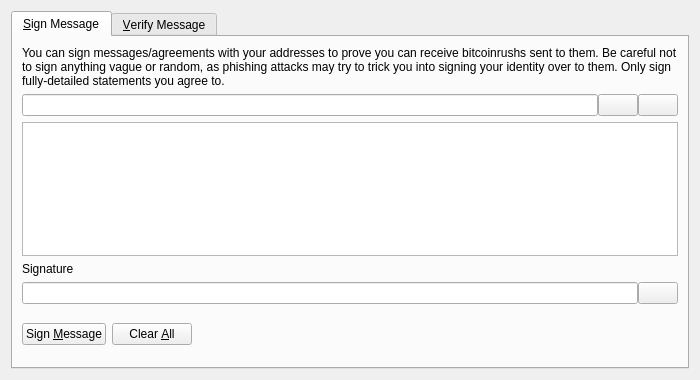
<?xml version="1.0" encoding="UTF-8"?>
<ui version="4.0">
 <class>SignVerifyMessageDialog</class>
 <widget class="QDialog" name="SignVerifyMessageDialog">
  <property name="geometry">
   <rect>
    <x>0</x>
    <y>0</y>
    <width>700</width>
    <height>380</height>
   </rect>
  </property>
  <property name="windowTitle">
   <string>Signatures - Sign / Verify a Message</string>
  </property>
  <property name="modal">
   <bool>true</bool>
  </property>
  <layout class="QVBoxLayout" name="verticalLayout">
   <item>
    <widget class="QTabWidget" name="tabWidget">
     <property name="currentIndex">
      <number>0</number>
     </property>
     <widget class="QWidget" name="tabSignMessage">
      <attribute name="title">
       <string>&amp;Sign Message</string>
      </attribute>
      <layout class="QVBoxLayout" name="verticalLayout_SM">
       <item>
        <widget class="QLabel" name="infoLabel_SM">
         <property name="text">
          <string>You can sign messages/agreements with your addresses to prove you can receive bitcoinrushs sent to them. Be careful not to sign anything vague or random, as phishing attacks may try to trick you into signing your identity over to them. Only sign fully-detailed statements you agree to.</string>
         </property>
         <property name="textFormat">
          <enum>Qt::PlainText</enum>
         </property>
         <property name="wordWrap">
          <bool>true</bool>
         </property>
        </widget>
       </item>
       <item>
        <layout class="QHBoxLayout" name="horizontalLayout_1_SM">
         <property name="spacing">
          <number>0</number>
         </property>
         <item>
          <widget class="QValidatedLineEdit" name="addressIn_SM">
           <property name="toolTip">
            <string>The Bitcoinrush address to sign the message with</string>
           </property>
          </widget>
         </item>
         <item>
          <widget class="QPushButton" name="addressBookButton_SM">
           <property name="toolTip">
            <string>Choose previously used address</string>
           </property>
           <property name="text">
            <string/>
           </property>
           <property name="icon">
            <iconset resource="../bitcoinrush.qrc">
             <normaloff>:/icons/address-book</normaloff>:/icons/address-book</iconset>
           </property>
           <property name="shortcut">
            <string>Alt+A</string>
           </property>
           <property name="autoDefault">
            <bool>false</bool>
           </property>
          </widget>
         </item>
         <item>
          <widget class="QPushButton" name="pasteButton_SM">
           <property name="toolTip">
            <string>Paste address from clipboard</string>
           </property>
           <property name="text">
            <string/>
           </property>
           <property name="icon">
            <iconset resource="../bitcoinrush.qrc">
             <normaloff>:/icons/editpaste</normaloff>:/icons/editpaste</iconset>
           </property>
           <property name="shortcut">
            <string>Alt+P</string>
           </property>
           <property name="autoDefault">
            <bool>false</bool>
           </property>
          </widget>
         </item>
        </layout>
       </item>
       <item>
        <widget class="QPlainTextEdit" name="messageIn_SM">
         <property name="toolTip">
          <string>Enter the message you want to sign here</string>
         </property>
        </widget>
       </item>
       <item>
        <widget class="QLabel" name="signatureLabel_SM">
         <property name="text">
          <string>Signature</string>
         </property>
         <property name="textFormat">
          <enum>Qt::PlainText</enum>
         </property>
        </widget>
       </item>
       <item>
        <layout class="QHBoxLayout" name="horizontalLayout_2_SM">
         <property name="spacing">
          <number>0</number>
         </property>
         <item>
          <widget class="QLineEdit" name="signatureOut_SM">
           <property name="font">
            <font>
             <italic>true</italic>
            </font>
           </property>
           <property name="readOnly">
            <bool>true</bool>
           </property>
          </widget>
         </item>
         <item>
          <widget class="QPushButton" name="copySignatureButton_SM">
           <property name="toolTip">
            <string>Copy the current signature to the system clipboard</string>
           </property>
           <property name="text">
            <string/>
           </property>
           <property name="icon">
            <iconset resource="../bitcoinrush.qrc">
             <normaloff>:/icons/editcopy</normaloff>:/icons/editcopy</iconset>
           </property>
           <property name="autoDefault">
            <bool>false</bool>
           </property>
          </widget>
         </item>
        </layout>
       </item>
       <item>
        <layout class="QHBoxLayout" name="horizontalLayout_3_SM">
         <item>
          <widget class="QPushButton" name="signMessageButton_SM">
           <property name="toolTip">
            <string>Sign the message to prove you own this Bitcoinrush address</string>
           </property>
           <property name="text">
            <string>Sign &amp;Message</string>
           </property>
           <property name="icon">
            <iconset resource="../bitcoinrush.qrc">
             <normaloff>:/icons/edit</normaloff>:/icons/edit</iconset>
           </property>
           <property name="autoDefault">
            <bool>false</bool>
           </property>
          </widget>
         </item>
         <item>
          <widget class="QPushButton" name="clearButton_SM">
           <property name="toolTip">
            <string>Reset all sign message fields</string>
           </property>
           <property name="text">
            <string>Clear &amp;All</string>
           </property>
           <property name="icon">
            <iconset resource="../bitcoinrush.qrc">
             <normaloff>:/icons/remove</normaloff>:/icons/remove</iconset>
           </property>
           <property name="autoDefault">
            <bool>false</bool>
           </property>
          </widget>
         </item>
         <item>
          <spacer name="horizontalSpacer_1_SM">
           <property name="orientation">
            <enum>Qt::Horizontal</enum>
           </property>
           <property name="sizeHint" stdset="0">
            <size>
             <width>40</width>
             <height>48</height>
            </size>
           </property>
          </spacer>
         </item>
         <item>
          <widget class="QLabel" name="statusLabel_SM">
           <property name="font">
            <font>
             <weight>75</weight>
             <bold>true</bold>
            </font>
           </property>
           <property name="text">
            <string/>
           </property>
           <property name="wordWrap">
            <bool>true</bool>
           </property>
          </widget>
         </item>
         <item>
          <spacer name="horizontalSpacer_2_SM">
           <property name="orientation">
            <enum>Qt::Horizontal</enum>
           </property>
           <property name="sizeHint" stdset="0">
            <size>
             <width>40</width>
             <height>48</height>
            </size>
           </property>
          </spacer>
         </item>
        </layout>
       </item>
      </layout>
     </widget>
     <widget class="QWidget" name="tabVerifyMessage">
      <attribute name="title">
       <string>&amp;Verify Message</string>
      </attribute>
      <layout class="QVBoxLayout" name="verticalLayout_VM">
       <item>
        <widget class="QLabel" name="infoLabel_VM">
         <property name="text">
          <string>Enter the receiver's address, message (ensure you copy line breaks, spaces, tabs, etc. exactly) and signature below to verify the message. Be careful not to read more into the signature than what is in the signed message itself, to avoid being tricked by a man-in-the-middle attack. Note that this only proves the signing party receives with the address, it cannot prove sendership of any transaction!</string>
         </property>
         <property name="textFormat">
          <enum>Qt::PlainText</enum>
         </property>
         <property name="alignment">
          <set>Qt::AlignLeading|Qt::AlignLeft|Qt::AlignTop</set>
         </property>
         <property name="wordWrap">
          <bool>true</bool>
         </property>
        </widget>
       </item>
       <item>
        <layout class="QHBoxLayout" name="horizontalLayout_1_VM">
         <property name="spacing">
          <number>0</number>
         </property>
         <item>
          <widget class="QValidatedLineEdit" name="addressIn_VM">
           <property name="toolTip">
            <string>The Bitcoinrush address the message was signed with</string>
           </property>
          </widget>
         </item>
         <item>
          <widget class="QPushButton" name="addressBookButton_VM">
           <property name="toolTip">
            <string>Choose previously used address</string>
           </property>
           <property name="text">
            <string/>
           </property>
           <property name="icon">
            <iconset resource="../bitcoinrush.qrc">
             <normaloff>:/icons/address-book</normaloff>:/icons/address-book</iconset>
           </property>
           <property name="shortcut">
            <string>Alt+A</string>
           </property>
           <property name="autoDefault">
            <bool>false</bool>
           </property>
          </widget>
         </item>
        </layout>
       </item>
       <item>
        <widget class="QPlainTextEdit" name="messageIn_VM"/>
       </item>
       <item>
        <widget class="QValidatedLineEdit" name="signatureIn_VM"/>
       </item>
       <item>
        <layout class="QHBoxLayout" name="horizontalLayout_2_VM">
         <item>
          <widget class="QPushButton" name="verifyMessageButton_VM">
           <property name="toolTip">
            <string>Verify the message to ensure it was signed with the specified Bitcoinrush address</string>
           </property>
           <property name="text">
            <string>Verify &amp;Message</string>
           </property>
           <property name="icon">
            <iconset resource="../bitcoinrush.qrc">
             <normaloff>:/icons/transaction_0</normaloff>:/icons/transaction_0</iconset>
           </property>
           <property name="autoDefault">
            <bool>false</bool>
           </property>
          </widget>
         </item>
         <item>
          <widget class="QPushButton" name="clearButton_VM">
           <property name="toolTip">
            <string>Reset all verify message fields</string>
           </property>
           <property name="text">
            <string>Clear &amp;All</string>
           </property>
           <property name="icon">
            <iconset resource="../bitcoinrush.qrc">
             <normaloff>:/icons/remove</normaloff>:/icons/remove</iconset>
           </property>
           <property name="autoDefault">
            <bool>false</bool>
           </property>
          </widget>
         </item>
         <item>
          <spacer name="horizontalSpacer_1_VM">
           <property name="orientation">
            <enum>Qt::Horizontal</enum>
           </property>
           <property name="sizeHint" stdset="0">
            <size>
             <width>40</width>
             <height>48</height>
            </size>
           </property>
          </spacer>
         </item>
         <item>
          <widget class="QLabel" name="statusLabel_VM">
           <property name="font">
            <font>
             <weight>75</weight>
             <bold>true</bold>
            </font>
           </property>
           <property name="text">
            <string/>
           </property>
           <property name="wordWrap">
            <bool>true</bool>
           </property>
          </widget>
         </item>
         <item>
          <spacer name="horizontalSpacer_2_VM">
           <property name="orientation">
            <enum>Qt::Horizontal</enum>
           </property>
           <property name="sizeHint" stdset="0">
            <size>
             <width>40</width>
             <height>48</height>
            </size>
           </property>
          </spacer>
         </item>
        </layout>
       </item>
      </layout>
     </widget>
    </widget>
   </item>
  </layout>
 </widget>
 <customwidgets>
  <customwidget>
   <class>QValidatedLineEdit</class>
   <extends>QLineEdit</extends>
   <header>qt/qvalidatedlineedit.h</header>
  </customwidget>
 </customwidgets>
 <resources>
  <include location="../bitcoinrush.qrc"/>
 </resources>
 <connections/>
</ui>
